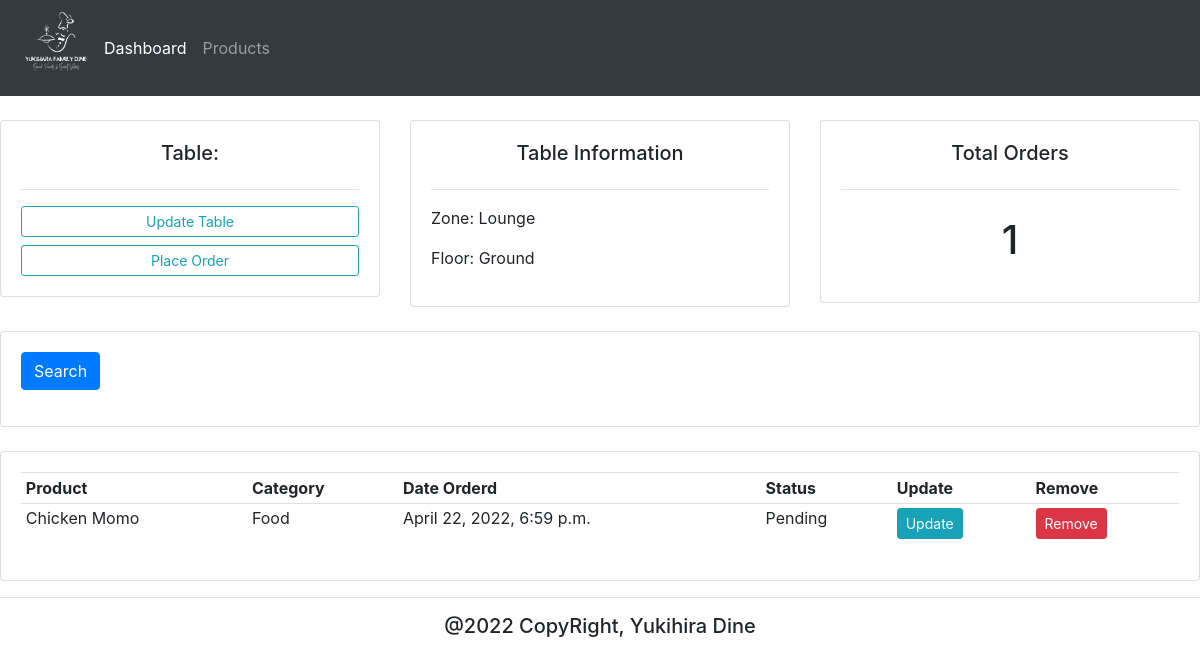
The page /table/4/ on the database as committed earlier.
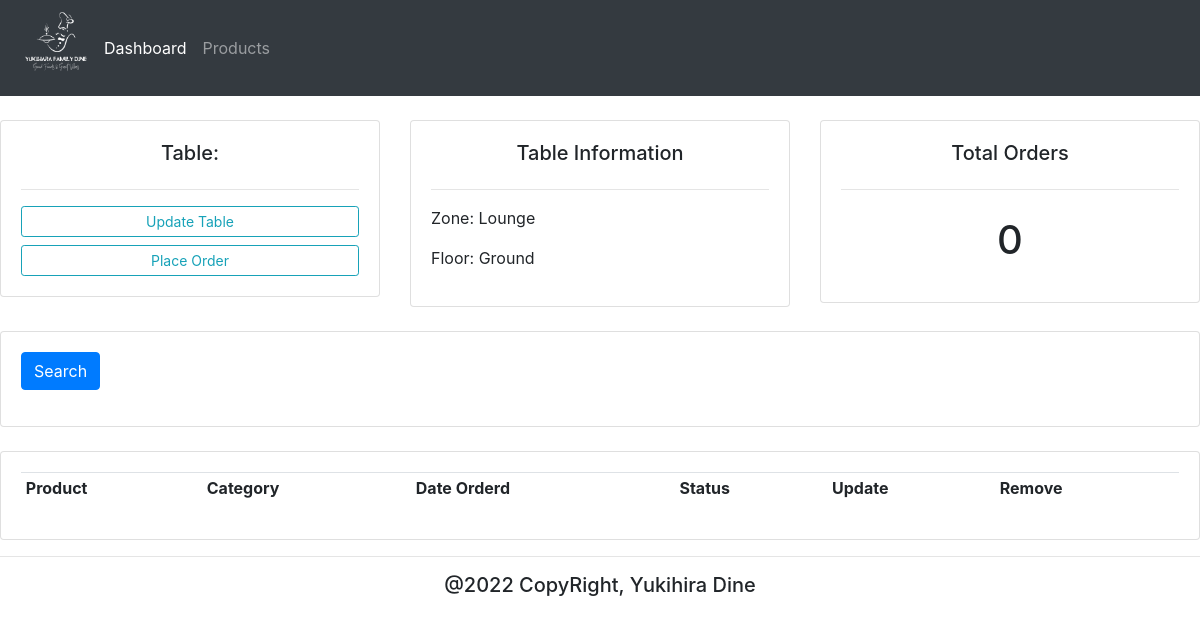
The same page on the database as committed later.
### catalog/models.py (models this page shows)
class Order(models.Model):
    STATUS = (
                ('Pending', 'Pending'),
                ('Served', 'Served'),
            )
    table = models.ForeignKey(Table, null=True, on_delete= models.SET_NULL)
    product= models.ForeignKey(Product, null=True, on_delete= models.SET_NULL)
    date_created = models.DateTimeField(auto_now_add=True, null=True)
    status = models.CharField(max_length=200, null=True, choices=STATUS)

class Product(models.Model):
    CATEGORY = (
            ('Food', 'Food'),
            ('Beverage', 'Beverage'),
            ('Hookah', 'Hookah'),
    )
    name = models.CharField(max_length=200, null=True)
    price = models.FloatField(null=True)
    category = models.CharField(max_length=200, null=True, choices=CATEGORY)
    date_created = models.DateTimeField(auto_now_add=True, null=True)
    tags = models.ManyToManyField(Tag)
    def __str__(self):
        return self.name

### catalog/views.py (the view)
# urls.py: path('table/<str:pk_test>/', views.table, name="table"),
def table(request, pk_test):
    table = Table.objects.get(id=pk_test)
    orders = table.order_set.all()
    total_orders = orders.count()
    context = {'table':table, 'orders':orders, 'total_orders':total_orders}
    return render(request, 'customer.html', context)

### catalog/templates/customer.html
{% extends 'main.html' %}
{% block content %}
<br>
<div class="row">
	<div class="col-md">
		<div class="card card-body">
			<h5>Table:</h5>
			<hr>
			<a class="btn btn-outline-info  btn-sm btn-block" href="">Update Table</a>
			<a class="btn btn-outline-info  btn-sm btn-block" href="{% url 'create_order' table.id %}">Place Order</a>
		</div>
	</div>
	<div class="col-md">
		<div class="card card-body">
			<h5>Table Information</h5>
			<hr>
			<p>Zone: {{table.zone}}</p>
			<p>Floor: {{table.floor}}</p>
		</div>
	</div>
	<div class="col-md">
		<div class="card card-body">
			<h5>Total Orders</h5>
			<hr>
			<h1 style="text-align: center;padding: 10px">{{total_orders}}</h1>
		</div>
	</div>
</div>
<br>
<div class="row">
	<div class="col">
		<div class="card card-body">
			<form method="get">
		    <button class="btn btn-primary" type="submit">Search</button>
		  </form>
		</div>
	</div>
</div>
<br>
<div class="row">
	<div class="col-md">
		<div class="card card-body">
			<table class="table table-sm">
				<tr>
					<th>Product</th>
					<th>Category</th>
					<th>Date Orderd</th>
					<th>Status</th>
					<th>Update</th>
					<th>Remove</th>
				</tr>
				{% for order in orders %}
				<tr>
					<td>{{order.product}}</td>
					<td>{{order.product.category}}</td>
					<td>{{order.product.date_created}}</td>
					<td>{{order.status}}</td>
					<td><a class="btn btn-sm btn-info" href="">Update</a></td>
					<td><a class="btn btn-sm btn-danger" href="">Remove</a></td>
				</tr>
				{% endfor %}
			</table>
		</div>
	</div>
</div>
{% endblock %}

Rows that differ between the two databases and show on the page:
removed Order: product "Chicken Momo", product.category "Food", product.date_created "April 22, 2022, 6:59 p.m.", status "Pending"
Other text that changed with them:
{{ total_orders }}: "1" → "0"
